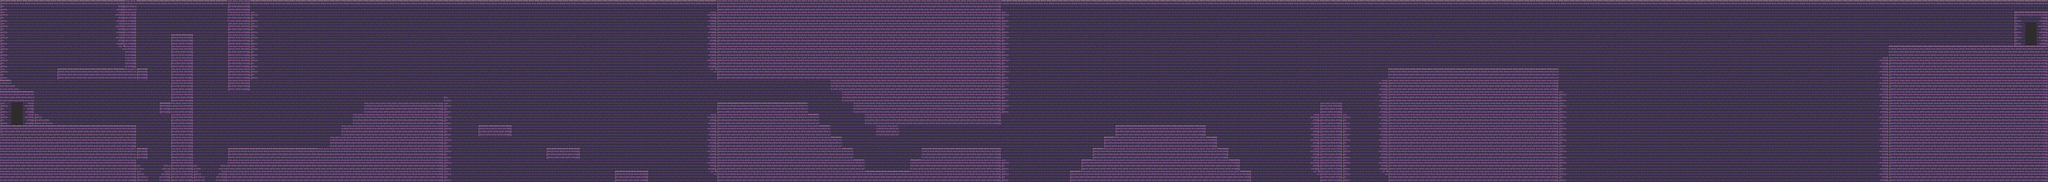

Tiled map render using the project's own tile images. Description and the map definition, with tile-layer contents summarised, below:
An orthogonal 180x16 tile map with 32x32 px tiles, 2 tile layers (Background, Ground), 2 tilesets and 8 objects (Entrance, Exit, Enemy1, Enemy2, Enemy3, ...).

<map version="1.5" tiledversion="1.7.2" orientation="orthogonal" renderorder="right-down" width="180" height="16" tilewidth="32" tileheight="32" infinite="0" nextlayerid="6" nextobjectid="9">
 <tileset firstgid="1" name="data/map/DungeonPlain" tilewidth="32" tileheight="32" tilecount="56" columns="8">
  <image source="data/map/DungeonPlain.png" width="256" height="224" />
 </tileset>
 <tileset firstgid="57" name="DungeonShadows" tilewidth="32" tileheight="32" tilecount="56" columns="8">
  <image source="DungeonShadows.png" width="256" height="224" />
 </tileset>
 <layer id="2" name="Background" width="180" height="16">
  <data>[2880 cells, 2880 non-empty, 12 distinct tile ids]</data>
 </layer>
 <objectgroup id="3" name="PlayerEnterExit">
  <object id="1" name="Entrance" x="12.5" y="255.75" width="79" height="96.5" />
  <object id="2" name="Exit" x="5746.5" y="128" width="65" height="88" rotation="180" />
 </objectgroup>
 <objectgroup id="4" name="EnemySpawn">
  <object id="3" name="Enemy1" x="210" y="287" width="62" height="66" />
  <object id="4" name="Enemy2" x="760" y="352" width="62" height="66" />
  <object id="5" name="Enemy3" x="1100" y="188" width="62" height="66" />
  <object id="6" name="Enemy4" x="2462" y="414" width="62" height="66" />
  <object id="7" name="Enemy5" x="3932" y="126" width="62" height="66" />
  <object id="8" name="Enemy6" x="4266" y="125" width="62" height="66" />
 </objectgroup>
 <layer id="1" name="Ground" width="180" height="16">
  <data>[2880 cells, 1098 non-empty, 11 distinct tile ids]</data>
 </layer>
</map>
